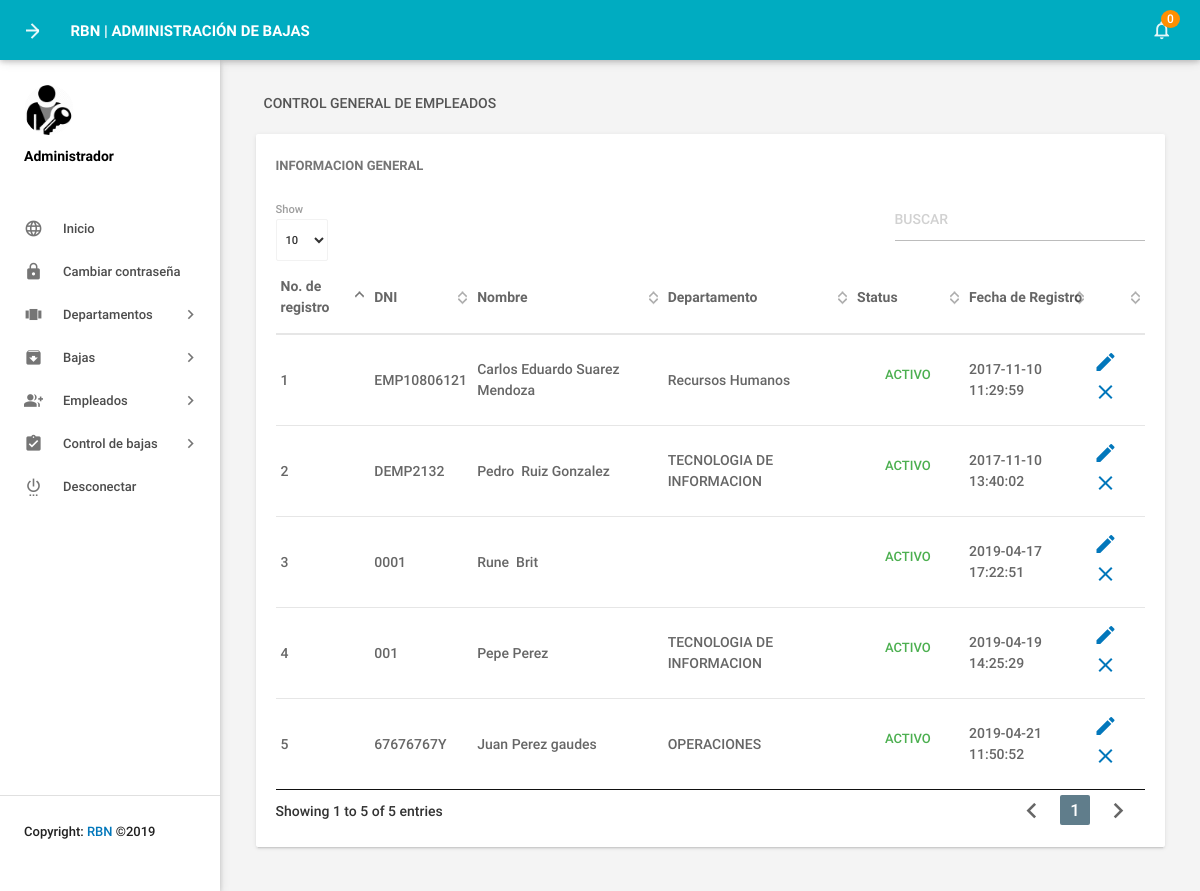
/RB_CRUD/admin/manageemployee.php (signed in), run on the app's committed database.
### tables this page shows
CREATE TABLE `tblemployees` (
  `id` int(11) NOT NULL,
  `EmpId` varchar(100) NOT NULL,
  `FirstName` varchar(150) NOT NULL,
  `LastName` varchar(150) NOT NULL,
  `EmailId` varchar(200) NOT NULL,
  `Password` varchar(180) NOT NULL,
  `Gender` varchar(100) NOT NULL,
  `Dob` varchar(100) NOT NULL,
  `Department` varchar(255) NOT NULL,
  `Address` varchar(255) NOT NULL,
  `City` varchar(200) NOT NULL,
  `Country` varchar(150) NOT NULL,
  `Phonenumber` char(11) NOT NULL,
  `Status` int(1) NOT NULL,
  `RegDate` timestamp NOT NULL DEFAULT CURRENT_TIMESTAMP
);

### RB_CRUD/admin/manageemployee.php (the view, shortened to what this page needs)
<?php
include('includes/config.php');
if(strlen($_SESSION['alogin'])==0)
    {
header('location:index.php');
}
else{
 ?>
<!DOCTYPE html>
<html lang="en">
    <head>
        <link type="text/css" rel="stylesheet" href="../assets/plugins/materialize/css/materialize.min.css"/>
        <link href="../assets/plugins/material-preloader/css/materialPreloader.min.css" rel="stylesheet">
        <link href="../assets/plugins/datatables/css/jquery.dataTables.min.css" rel="stylesheet">
        <link href="../assets/css/alpha.min.css" rel="stylesheet" type="text/css"/>
        <link href="../assets/css/custom.css" rel="stylesheet" type="text/css"/>
    </head>
    <body>
       <?php include('includes/header.php');?>
       <?php include('includes/sidebar.php');?>
            <main class="mn-inner">
                <div class="row">
                    <div class="col s12">
                        <div class="page-title">Control general de empleados </div>
                    </div>
                    <div class="col s12 m12 l12">
                        <div class="card">
                            <div class="card-content">
                                <span class="card-title">Informacion general </span>
                                <table id="example" class="display responsive-table ">
                                    <thead>
                                        <tr>
                                            <th>No. de registro</th>
                                            <th>DNI</th>
                                            <th>Nombre</th>
                                            <th>Departamento</th>
                                            <th>Status</th>
                                            <th>Fecha de Registro</th>
                                            <th></th>
                                        </tr>
                                    </thead>
                                    <tbody>
<?php $sql = "SELECT EmpId,FirstName,LastName,Department,Status,RegDate,id from  tblemployees";
$query = $dbh -> prepare($sql);
$query->execute();
$results=$query->fetchAll(PDO::FETCH_OBJ);
$cnt=1;
if($query->rowCount() > 0)
{
foreach($results as $result)
{               ?>
                                        <tr>
                                            <td> <?php echo htmlentities($cnt);?></td>
                                            <td><?php echo htmlentities($result->EmpId);?></td>
                                            <td><?php echo htmlentities($result->FirstName);?>&nbsp;<?php echo htmlentities($result->LastName);?></td>
                                            <td><?php echo htmlentities($result->Department);?></td>
                                             <td><?php $stats=$result->Status;
if($stats){
                                             ?>
                                                 <a class="waves-effect waves-green btn-flat m-b-xs">Activo</a>
                                                 <?php } else { ?>
                                                 <a class="waves-effect waves-red btn-flat m-b-xs">Inactivo</a>
                                                 <?php } ?>
                                             </td>
                                              <td><?php echo htmlentities($result->RegDate);?></td>
                                            <td><a href="editemployee.php?empid=<?php echo htmlentities($result->id);?>"><i class="material-icons">mode_edit</i></a>
                                        <?php if($result->Status==1)
 {?>
<a href="manageemployee.php?inid=<?php echo htmlentities($result->id);?>" onclick="return confirm('Are you sure you want to inactive this Employe?');"" > <i class="material-icons" title="Inactive">clear</i>
<?php } else {?>
                                            <a href="manageemployee.php?id=<?php echo htmlentities($result->id);?>" onclick="return confirm('Are you sure you want to active this employee?');""><i class="material-icons" title="Active">Listo</i>
                                            <?php } ?> </td>
                                        </tr>
                                         <?php $cnt++;} }?>
                                    </tbody>
                                </table>
                            </div>
                        </div>
                    </div>
                </div>
            </main>
        </div>
        <div class="left-sidebar-hover"></div>
    </body>
</html>
<?php } ?>

### RB_CRUD/admin/includes/header.php (shortened to what this page needs)
        <div class="mn-content fixed-sidebar">
            <header class="mn-header navbar-fixed">
                <nav class="cyan darken-1">
                    <div class="nav-wrapper row">
                        <section class="material-design-hamburger navigation-toggle">
                            <a href="#" data-activates="slide-out" class="button-collapse show-on-large material-design-hamburger__icon">
                                <span class="material-design-hamburger__layer"></span>
                            </a>
                        </section>
                        <div class="header-title col s3">
                            <span class="chapter-title">RBN | Administración de bajas</span>
                        </div>
                        <ul class="right col s9 m3 nav-right-menu">
                            <li class="hide-on-small-and-down"><a href="javascript:void(0)" data-activates="dropdown1" class="dropdown-button dropdown-right show-on-large"><i class="material-icons">notifications_none</i>
<?php
$isread=0;
$sql = "SELECT id from tblleaves where IsRead=:isread";
$query = $dbh -> prepare($sql);
$query->bindParam(':isread',$isread,PDO::PARAM_STR);
$query->execute();
$unreadcount=$query->rowCount();?>
                                <span class="badge"><?php echo htmlentities($unreadcount);?></span></a></li>
                        </ul>
                    </div>
                </nav>
            </header>

### RB_CRUD/admin/includes/sidebar.php (shortened to what this page needs)
  <aside id="slide-out" class="side-nav white fixed">
             <div class="side-nav-wrapper">
                 <div class="sidebar-profile">
                     <div class="sidebar-profile-image">
                         <img src="../assets/images/administrador.png" class="circle" alt="">
                     </div>
                     <div class="sidebar-profile-info">
                             <p>Administrador</p>
                     </div>
                 </div>
             <ul class="sidebar-menu collapsible collapsible-accordion" data-collapsible="accordion">
                 <li class="no-padding"><a class="waves-effect waves-grey" href="dashboard.php"><i class="material-icons">language</i>Inicio</a></li>
                 <li class="no-padding"><a class="waves-effect waves-grey" href="changepassword.php"><i class="material-icons">https</i>Cambiar contraseña</a></li>
                 <li class="no-padding">
                     <a class="collapsible-header waves-effect waves-grey"><i class="material-icons">view_carousel</i>Departamentos<i class="nav-drop-icon material-icons">keyboard_arrow_right</i></a>
                 </li>
                 <li class="no-padding">
                     <a class="collapsible-header waves-effect waves-grey"><i class="material-icons">archive</i>Bajas<i class="nav-drop-icon material-icons">keyboard_arrow_right</i></a>
                 </li>
                 <li class="no-padding">
                     <a class="collapsible-header waves-effect waves-grey"><i class="material-icons">group_add</i>Empleados<i class="nav-drop-icon material-icons">keyboard_arrow_right</i></a>
                 </li>
<li class="no-padding">
                     <a class="collapsible-header waves-effect waves-grey"><i class="material-icons">assignment_turned_in</i>Control de bajas<i class="nav-drop-icon material-icons">keyboard_arrow_right</i></a>
                 </li>
                     <li class="no-padding">
                             <a class="waves-effect waves-grey" href="logout.php"><i class="material-icons">settings_power</i>Desconectar</a>
                         </li>
             </ul>
                <div class="footer">
                 <p class="copyright">Copyright: <a href="mailto:runearq@gmail.com">RBN </a> ©2019</p>
             </div>
             </div>
         </aside>

### data on the page
tblemployees: EmpId "EMP10806121", FirstName "Carlos Eduardo", LastName "Suarez Mendoza", Department "Recursos Humanos", Status "ACTIVO", RegDate "2017-11-10 11:29:59"
tblemployees: EmpId "DEMP2132", FirstName "Pedro", LastName "Ruiz Gonzalez", Department "TECNOLOGIA DE INFORMACION", Status "ACTIVO", RegDate "2017-11-10 13:40:02"
tblemployees: EmpId "0001", FirstName "Rune", LastName "Brit", Status "ACTIVO", RegDate "2019-04-17 17:22:51"
tblemployees: EmpId "001", FirstName "Pepe", LastName "Perez", Department "TECNOLOGIA DE INFORMACION", Status "ACTIVO", RegDate "2019-04-19 14:25:29"
tblemployees: EmpId "67676767Y", FirstName "Juan", LastName "Perez gaudes", Department "OPERACIONES", Status "ACTIVO", RegDate "2019-04-21 11:50:52"

### other printed values
$unreadcount "0"
